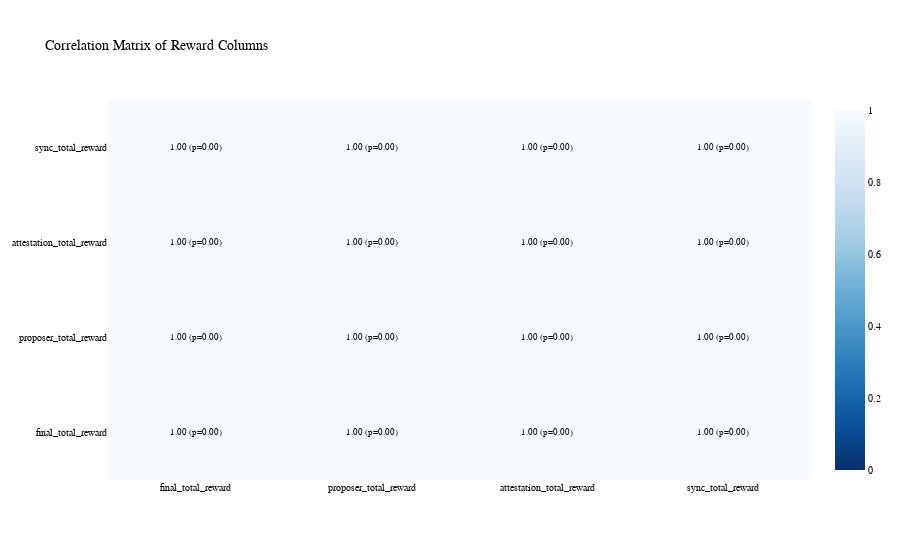

This figure's notebook cell:
### Code cell
import pandas as pd
import plotly.graph_objects as go
from scipy import stats

# Sample data (replace with your data)
df = data.copy()

# Filter columns ending with '_reward'
reward_columns = [col for col in df.columns if col.endswith('_reward')]

# Initialize matrices to hold correlation coefficients and p-values
correlation_matrix = df[reward_columns].corr()
p_values = pd.DataFrame(index=reward_columns, columns=reward_columns)

# Compute p-values
for col1 in reward_columns:
    for col2 in reward_columns:
        _, p = stats.pearsonr(df[col1], df[col2])
        p_values.at[col1, col2] = p

# Generate annotations for heatmap
annotations = []
for i, col1 in enumerate(reward_columns):
    for j, col2 in enumerate(reward_columns):
        value = correlation_matrix.at[col1, col2]
        p_value = p_values.at[col1, col2]
        annotations.append({
            'x': col2, 'y': col1, 'xref': 'x1', 'yref': 'y1',
            'text': f"{value:.2f} (p={p_value:.2f})",
            'font': dict(size=9, color='black' if p_value < 0.05 else 'gray'),
            'showarrow': False
        })

# Create the heatmap
fig = go.Figure(go.Heatmap(
    z=correlation_matrix,
    x=reward_columns,
    y=reward_columns,
    colorscale='Blues_r',  # Reversed blue colorscale
    zmin=0,
    zmax=1,
))

# Update the layout for LaTeX-style font and smaller font size and add annotations
fig.update_layout(
    font=dict(family="Courier New, monospace", size=10, color="black"),
    title_text="Correlation Matrix of Reward Columns",
    annotations=annotations
)

# Show figure
fig.show()

### Figure 1 — Plotly figure (JSON) as saved in the notebook; plotly's stock layout.template omitted (floating-point values rounded to 4 significant figures)
{"data": [{"colorscale": [[0, "rgb(8,48,107)"], [0.125, "rgb(8,81,156)"], [0.25, "rgb(33,113,181)"], [0.375, "rgb(66,146,198)"], [0.5, "rgb(107,174,214)"], [0.625, "rgb(158,202,225)"], [0.75, "rgb(198,219,239)"], [0.875, "rgb(222,235,247)"], [1, "rgb(247,251,255)"]], "type": "heatmap", "x": ["final_total_reward", "proposer_total_reward", "attestation_total_reward", "sync_total_reward"], "y": ["final_total_reward", "proposer_total_reward", "attestation_total_reward", "sync_total_reward"], "z": [[1, 1.0, 1.0, 0.9998], [1.0, 1, 1.0, 0.9998], [1.0, 1.0, 1, 0.9998], [0.9998, 0.9998, 0.9998, 1]], "zmax": 1, "zmin": 0}], "layout": {"annotations": [{"font": {"color": "black", "size": 9}, "showarrow": false, "text": "1.00 (p=0.00)", "x": "final_total_reward", "xref": "x", "y": "final_total_reward", "yref": "y"}, {"font": {"color": "black", "size": 9}, "showarrow": false, "text": "1.00 (p=0.00)", "x": "proposer_total_reward", "xref": "x", "y": "final_total_reward", "yref": "y"}, {"font": {"color": "black", "size": 9}, "showarrow": false, "text": "1.00 (p=0.00)", "x": "attestation_total_reward", "xref": "x", "y": "final_total_reward", "yref": "y"}, {"font": {"color": "black", "size": 9}, "showarrow": false, "text": "1.00 (p=0.00)", "x": "sync_total_reward", "xref": "x", "y": "final_total_reward", "yref": "y"}, {"font": {"color": "black", "size": 9}, "showarrow": false, "text": "1.00 (p=0.00)", "x": "final_total_reward", "xref": "x", "y": "proposer_total_reward", "yref": "y"}, {"font": {"color": "black", "size": 9}, "showarrow": false, "text": "1.00 (p=0.00)", "x": "proposer_total_reward", "xref": "x", "y": "proposer_total_reward", "yref": "y"}, {"font": {"color": "black", "size": 9}, "showarrow": false, "text": "1.00 (p=0.00)", "x": "attestation_total_reward", "xref": "x", "y": "proposer_total_reward", "yref": "y"}, {"font": {"color": "black", "size": 9}, "showarrow": false, "text": "1.00 (p=0.00)", "x": "sync_total_reward", "xref": "x", "y": "proposer_total_reward", "yref": "y"}, {"font": {"color": "black", "size": 9}, "showarrow": false, "text": "1.00 (p=0.00)", "x": "final_total_reward", "xref": "x", "y": "attestation_total_reward", "yref": "y"}, {"font": {"color": "black", "size": 9}, "showarrow": false, "text": "1.00 (p=0.00)", "x": "proposer_total_reward", "xref": "x", "y": "attestation_total_reward", "yref": "y"}, {"font": {"color": "black", "size": 9}, "showarrow": false, "text": "1.00 (p=0.00)", "x": "attestation_total_reward", "xref": "x", "y": "attestation_total_reward", "yref": "y"}, {"font": {"color": "black", "size": 9}, "showarrow": false, "text": "1.00 (p=0.00)", "x": "sync_total_reward", "xref": "x", "y": "attestation_total_reward", "yref": "y"}, {"font": {"color": "black", "size": 9}, "showarrow": false, "text": "1.00 (p=0.00)", "x": "final_total_reward", "xref": "x", "y": "sync_total_reward", "yref": "y"}, {"font": {"color": "black", "size": 9}, "showarrow": false, "text": "1.00 (p=0.00)", "x": "proposer_total_reward", "xref": "x", "y": "sync_total_reward", "yref": "y"}, {"font": {"color": "black", "size": 9}, "showarrow": false, "text": "1.00 (p=0.00)", "x": "attestation_total_reward", "xref": "x", "y": "sync_total_reward", "yref": "y"}, {"font": {"color": "black", "size": 9}, "showarrow": false, "text": "1.00 (p=0.00)", "x": "sync_total_reward", "xref": "x", "y": "sync_total_reward", "yref": "y"}], "font": {"color": "black", "family": "Courier New, monospace", "size": 10}, "title": {"text": "Correlation Matrix of Reward Columns"}}}
